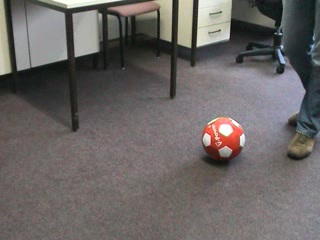
#> input picture vot14/ball/images/00000007.jpg, 320 x 240 px
$ jupyter execute --allow-errors object_tracking.ipynb
#> lines starting #> are read from the running program, lines starting #| are printed output that depends on the picture; after the words box and inside, x2 and y2 are one past the last pixel; in counts of white or black regions, pixels touching at a corner belong together
[cell 1]
import cv2
import matplotlib.pyplot as plt
import numpy as np
from matplotlib import animation
import os
import glob
import random as rd

# Create video from input images

[cell 2]
img_array = []
path = 'vot14/ball/images'
list_name = os.listdir(path)
list_name.sort(key=lambda X: int(X[:-4]))

for file in list_name:
    file_path = os.path.join(path, file)
    img = cv2.imread(file_path)
#> img is the input picture: shape (240, 320, 3); mean B, G, R 100.8, 102.1, 106.8
    height, width, channel = img.shape
#> height = 240; width = 320; channel = 3
    size = (width,height)
#> size = (320, 240)
    img_array.append(img)


out = cv2.VideoWriter('Input_video.avi',cv2.VideoWriter_fourcc(*'DIVX'), 20, size)

for i in range(len(img_array)):
    out.write(img_array[i])
#> this loop made 3 passes
out.release()

# Create data include all groundtruths

#> (a cell that did not finish here is left out)

[cell 4]
path_folder = 'vot14/ball/images'

list_ = os.listdir(path_folder)
list_path = []
for name in list_:
    path = os.path.join(path_folder, name)
    list_path.append(path)

# Define sift function

[cell 5]
def use_filter2d(matrix):
    Kx = np.array([[-1, 0, 1],
               [-2, 0, 2],
               [-1, 0, 1]])

    Ky = np.array([[-1, -2, -1],
               [0, 0, 0],
               [1, 2, 1]])

    kernel_sharpen = np.array([[-1, -2, -1],
                              [-2, 13, -2],
                              [-1, -2, -1]])

    matrix = matrix.astype(np.float32)
    Gx = cv2.filter2D(matrix, -1, Kx)
    Gy = cv2.filter2D(matrix, -1, Ky)
    matrix = abs(Gx) + abs(Gy)
    matrix = cv2.GaussianBlur(matrix, (5, 5), -1)

    matrix = cv2.filter2D(matrix, -1, kernel_sharpen)
    ret, matrix = cv2.threshold(matrix, 210, 255, cv2.THRESH_BINARY_INV)
    ret, matrix = cv2.threshold(matrix, 10, 255, cv2.THRESH_BINARY_INV)

    return matrix

[cell 6]
test = cv2.imread(f'{list_path[0]}', 0)
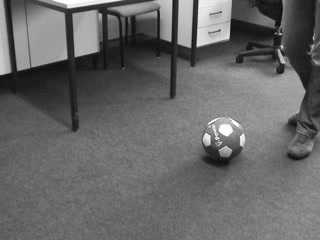
#> test: shape (240, 320); min 13, max 255, mean 103.4
test = use_filter2d(test)
#> in use_filter2d, `Gx = cv2.filter2D(matrix, -1, Kx)`:
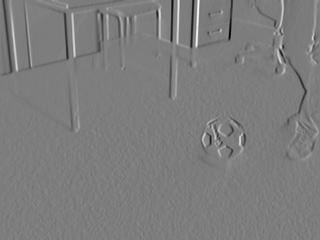
#> Gx: shape (240, 320) float32; min -765, max 791, mean -0.5; drawn with min black and max white
#> in use_filter2d, `Gy = cv2.filter2D(matrix, -1, Ky)`:
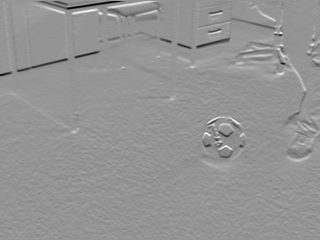
#> Gy: shape (240, 320) float32; min -720, max 516, mean -0.6; drawn with min black and max white
#> in use_filter2d, `matrix = abs(Gx) + abs(Gy)`:
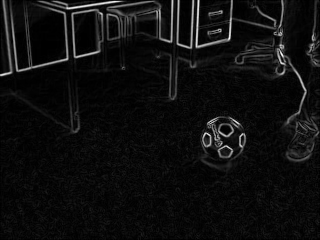
#> matrix: shape (240, 320) float32; min 0, max 900, mean 53.8; drawn with min black and max white
#> in use_filter2d, `matrix = cv2.GaussianBlur(matrix, (5, 5), -1)`:
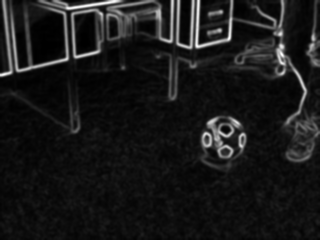
#> matrix: shape (240, 320) float32; min 0, max 534.6, mean 54; drawn with min black and max white
#> in use_filter2d, `matrix = cv2.filter2D(matrix, -1, kernel_sharpen)`:
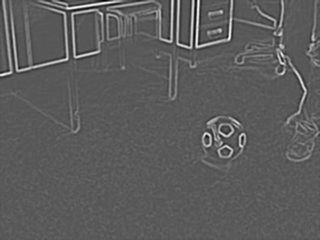
#> matrix: shape (240, 320) float32; min -836, max 1600.2, mean 53.7; drawn with min black and max white
#> in use_filter2d, `ret, matrix = cv2.threshold(matrix, 210, 255, cv2.THRESH_BINARY_INV)`:
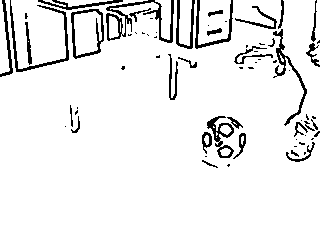
#> matrix: shape (240, 320) float32; 92.6% white; black in thin lines or dots, all inside (x1, y1, x2, y2) = (0, 0, 320, 168)
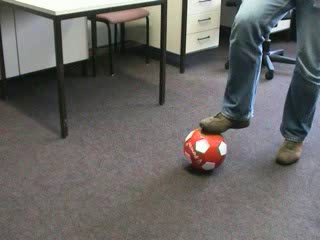
#> input picture frame 60 of Input_video.avi, 320 x 240 px
#> further down, img is the input picture: shape (240, 320, 3); mean B, G, R 101.7, 103.5, 105.4
plt.imshow(test, cmap='gray')
plt.show()

[cell 7]
# [49 lines left out: function get_pair_keypoints, not called in this run]

# Define mean-shift

[cell 8]
# [35 lines left out: function implement_mean_shift, not called in this run]

# Define evaluate function IoU

[cell 9]
# [26 lines left out: functions init_bbox, evaluate, not called in this run]

[cell 10]
cap = cv2.VideoCapture('Input_video.avi')
out = cv2.VideoWriter('result.avi',cv2.VideoWriter_fourcc(*'DIVX'), 20, size)
frame = 0
skip = 0
reinit = 0
success = 0

#> (the rest of this cell did not finish here and is left out)
